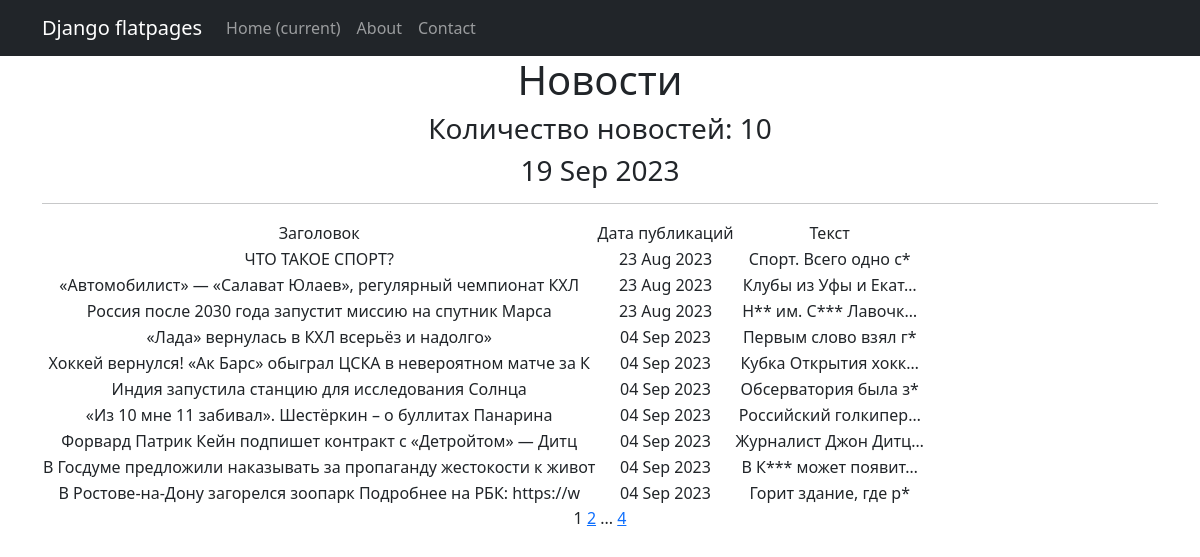
Page /news/ on the committed database.
### news/models.py (models this page shows, shortened)
class Post(models.Model):
    ARTICLE = 'AT'
    NEWS = 'NW'
    CHOICE = [(ARTICLE, 'Статья'), (NEWS, 'Новость')]
    author = models.ForeignKey(Author, on_delete=models.CASCADE)
    choice = models.CharField(max_length=2, choices=CHOICE,default=NEWS)
    data = models.DateField(auto_now_add=True)
    category = models.ManyToManyField(Category, through='PostCategory')
    header = models.CharField(max_length=64,)
    post_text = models.TextField(default='text')
    post_rating = models.IntegerField(default=0)

### news/views.py (the view)
# urls.py: path('', PostList.as_view(),name='posts_list'),
class PostList(ListView):
    model = Post
    ordering = 'data'
    template_name = 'posts.html'
    context_object_name = 'posts'
    paginate_by = 10
    def get_context_data(self, **kwargs):
        context = super().get_context_data(**kwargs)
        context['time_now'] = datetime.utcnow()
        return context

### news/templatetags/custom_filters.py (called while the page is built)
@register.filter()
def censor(value):
    if not isinstance(value, str):
        raise ValueError('Фильтр только для строк')
    words = value.split()
    for i, word in enumerate(words):
        if word[1:].islower():
            pass
        else:
            words[i] = word[0] + '*' * len(word[1:])
    return ' '.join(words)

### news/templatetags/custom_tags.py (called while the page is built)
@register.simple_tag(takes_context=True)
def url_replace(context, **kwargs):
   d = context['request'].GET.copy()
   for k, v in kwargs.items():
       d[k] = v
   return d.urlencode()

### templates/posts.html (shortened to what this page needs)
{% extends 'flatpages/default.html' %}
{% load custom_filters %}
{% load custom_tags %}
{% block content %}
   <h1>Новости</h1>
    <h3>Количество новостей: {{ posts|length }}<h3>
    <h3>{{ time_now|date:'d M Y' }}</h3>
   <hr>
   {% if posts %}
       <table>
           <tr>
               <td>Заголовок</td>
               <td>Дата публикаций</td>
               <td>Текст</td>
           </tr>
           {% for post in posts %}
           <tr>
               <td>{{ post.header }}</td>
               <td>{{ post.data|date:'d M Y' }}</td>
               <td>{{ post.post_text|truncatechars:20|censor }}</td>
           </tr>
           {% endfor %}
       </table>
   {% else %}
       <h2>Новостей нет!</h2>
   {% endif %}
   {{ page_obj.number }}
   {% if page_obj.has_next %}
       <a href="?{% url_replace page=page_obj.next_page_number %}">{{ page_obj.next_page_number }}</a>
       {% if paginator.num_pages != page_obj.next_page_number %}
           ...
           <a href="?{% url_replace page=page_obj.paginator.num_pages %}">{{ page_obj.paginator.num_pages }}</a>
       {% endif %}
   {% endif %}
{% endblock content %}

### rows in the picture
Post: header "ЧТО ТАКОЕ СПОРТ?", data "23 Aug 2023", post_text|censor "Спорт. Всего одно с*"
Post: header "«Автомобилист» — «Салават Юлаев», регулярный чемпионат КХЛ", data "23 Aug 2023", post_text|censor "Клубы из Уфы и Екат…"
Post: header "Россия после 2030 года запустит миссию на спутник Марса", data "23 Aug 2023", post_text|censor "Н** им. С*** Лавочк…"
Post: header "«Лада» вернулась в КХЛ всерьёз и надолго»", data "04 Sep 2023", post_text|censor "Первым слово взял г*"
Post: header "Хоккей вернулся! «Ак Барс» обыграл ЦСКА в невероятном матче за К", data "04 Sep 2023", post_text|censor "Кубка Открытия хокк…"
Post: header "Индия запустила станцию для исследования Солнца", data "04 Sep 2023", post_text|censor "Обсерватория была з*"
Post: header "«Из 10 мне 11 забивал». Шестёркин – о буллитах Панарина", data "04 Sep 2023", post_text|censor "Российский голкипер…"
Post: header "Форвард Патрик Кейн подпишет контракт с «Детройтом» — Дитц", data "04 Sep 2023", post_text|censor "Журналист Джон Дитц…"
Post: header "В Госдуме предложили наказывать за пропаганду жестокости к живот", data "04 Sep 2023", post_text|censor "В К*** может появит…"
Post: header "В Ростове-на-Дону загорелся зоопарк Подробнее на РБК: https://w", data "04 Sep 2023", post_text|censor "Горит здание, где р*"

### other values in the picture
{{ posts|length }} "10"
{{ time_now|date:'d M Y' }} "19 Sep 2023"
{{ page_obj.number }} "1"
{{ page_obj.next_page_number }} "2"
{{ page_obj.paginator.num_pages }} "4"
